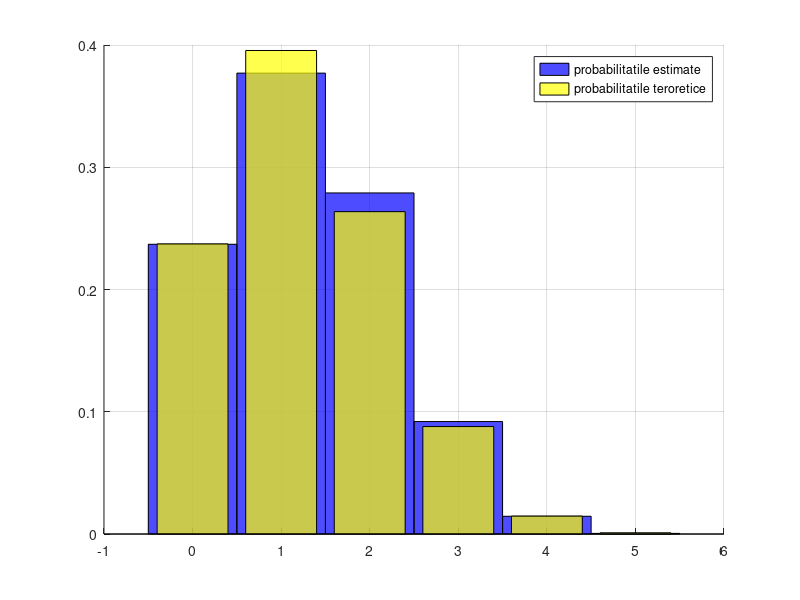

Reproduce this figure in MATLAB.
clf;
grid on;
hold on;

p = 0.25; n = 5; m = 2000;
x=binornd(n,p,1,m);
N=hist(x,0:n);

bar(0:n,N/m,'hist','FaceColor','b');
bar(0:n,binopdf(0:n,n,p),'FaceColor','y');
legend('probabilitatile estimate','probabilitatile teroretice');
set(findobj('type','patch'),'facealpha',0.7);xlim([-1 n+1]);
